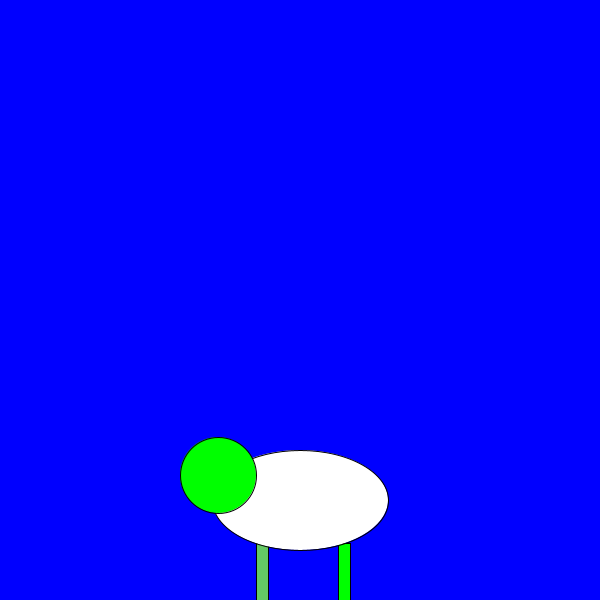
Frame 1 (no input)
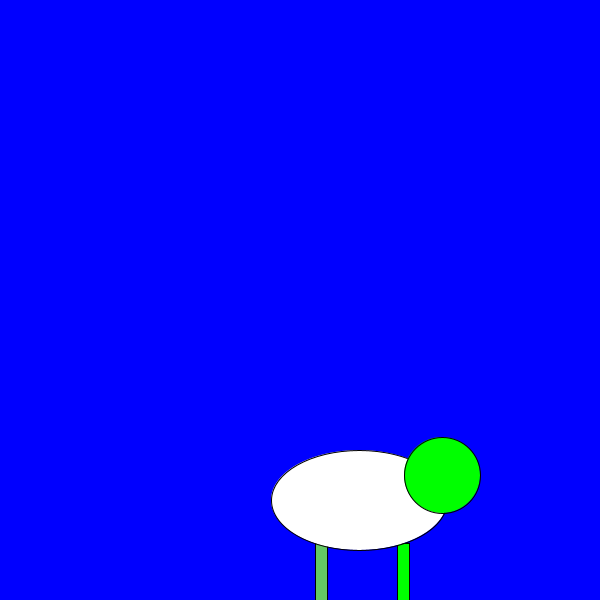
Frame 60 (the mouse pressed at the canvas centre just before this capture)
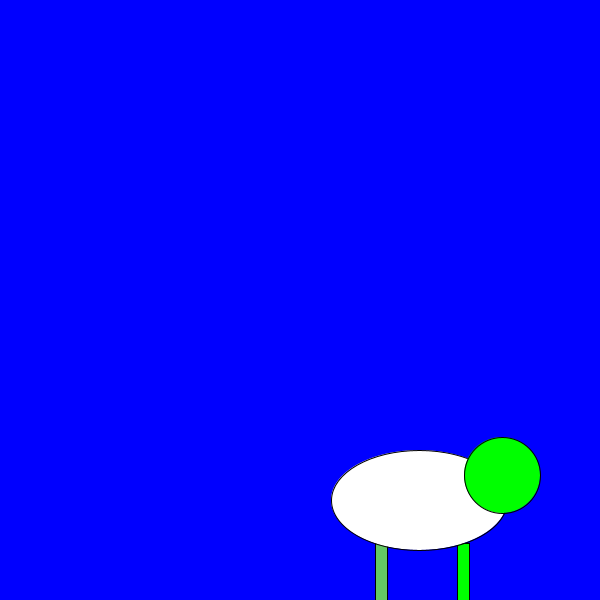
Frame 120 (the mouse held since frame 60 and released just before this capture)

The Processing sketch that drew these frames (run headless with seeded random() and noise(); from frame 60 on, the mouse is pressed at the canvas centre):

// Processing sketch: prog
// ── prog.pde
//use ELLIPSE.pde and RECHTECK.pde from ../shapes/

SCHAF schaf1;

void setup() {
  size(600, 600);
  schaf1= new SCHAF();
}
void draw() {
  background(0, 0, 255);
  schaf1.Zeichne();
  schaf1.Bewege();
  if (schaf1.GibX() > 600) {
    schaf1.Richtungswechsel();
  }
  if (schaf1.GibX() < 0) {
    schaf1.Richtungswechsel();
  }
}

// ── ELIPSE.pde
// Andreas Fink 2019
class ELIPSE
{

  private int x;
  private int y;
  private int radiusx;
  private int radiusy;
  private boolean fill;
  private float fillr;
  private float fillg;
  private float fillb;
  private boolean stroke;
  private int strokew;
  private float stroker;
  private float strokeg;
  private float strokeb;

  ELIPSE()    // Konstruktor für eine Ellipse
  {
    x = 100;
    y = 200;
    radiusx = 50;
    radiusy = 40;
    fill = true;
    fillr = 0;
    fillg = 255;
    fillb = 0;
    stroke = true;
    strokew = 1;
    stroker = 0;
    strokeg = 0;
    strokeb = 0;
  }
  ELIPSE(int xneu, int yneu, int radiusneu) //Konstruktor mit 3 Variablen -> Kreis
  {
    x = xneu;
    y = yneu;
    radiusx = radiusneu;
    radiusy = radiusneu;
    fill = true;
    fillr = 0;
    fillg = 255;
    fillb = 0;
    stroke = true;
    strokew = 1;
    stroker = 0;
    strokeg = 0;
    strokeb = 0;
  }
  ELIPSE(int xneu, int yneu, int radiusxneu, int radiusyneu)  //Konstruktor mit 4 Variablen -> Ellipse
  {
    x = xneu;
    y = yneu;
    radiusx = radiusxneu;
    radiusy = radiusyneu;
    fill = true;
    fillr = 0;
    fillg = 255;
    fillb = 0;
    stroke = true;
    strokew = 1;
    stroker = 0;
    strokeg = 0;
    strokeb = 0;
  }
  int GibX() {
    return x;
  }
  int GibY() {
    return y;
  }
  int GibRadiusX() {
    return radiusx;
  }
  int GibRadiusY() {
    return radiusy;
  }
  boolean GibFill() {
    return fill;
  }
  float GibFillR() {
    return fillr;
  }
  float GibFillG() {
    return fillg;
  }
  float GibFillB() {
    return fillb;
  }
  boolean GibStroke() {
    return stroke;
  }
  int GibStrokeW() {
    return strokew;
  }
  float GibStrokeR() {
    return stroker;
  }
  float GibStrokeG() {
    return strokeg;
  }
  float GibStrokeB() {
    return strokeb;
  }
  void SetzeX(int xneu)
  {
    x = xneu;
  }
  void SetzeY(int yneu)
  {
    y = yneu;
  }
  void SetzeRadiusX(int radiusxneu)
  {
    radiusx = radiusxneu;
  }
  void SetzeRadiusY(int radiusyneu)
  {
    radiusy = radiusyneu;
  }
  void SetzeFill(boolean fillneu) {
    fill = fillneu;
  }
  void SetzeFillR(float rneu)
  {
    fillr = rneu;
  }
  void SetzeFillG(float gneu)
  {
    fillg = gneu;
  }
  void SetzeFillB(float bneu)
  {
    fillb = bneu;
  }
  void SetzeStroke(boolean strokeneu) 
  {
    stroke = strokeneu;
  }
  void SetzeStrokeW(int strokewneu)
  {
    strokew = strokewneu;
  }
  void SetzeStrokeR(float rneu)
  {
    stroker = rneu;
  }
  void SetzeStrokeG(float gneu)
  {
    strokeg = gneu;
  }
  void SetzeStrokeB(float bneu)
  {
    strokeb = bneu;
  }
  void SetzeKoordinaten(int xneu, int yneu)
  {
    x = xneu;
    y = yneu;
  }
  void SetzeRadius(int radiusneu) {
    radiusx = radiusneu;
    radiusy = radiusneu;
  }
  void SetzeRadien(int radiusxneu, int radiusyneu) {
    radiusx = radiusxneu;
    radiusy = radiusyneu;
  }
  void SetzeFillFarbe(float rneu, float gneu, float bneu)
  {
    fillr = rneu;
    fillg = gneu;
    fillb = bneu;
  }
  void SetzeStrokeFarbe(float rneu, float gneu, float bneu)
  {
    stroker = rneu;
    strokeg = gneu;
    strokeb = bneu;
  }

  void Zeichne()
  {
    if (stroke == true) {
      stroke(stroker, strokeg, strokeb);
    } else {
      noStroke();
    };
    strokeWeight(strokew);
    if (fill == true) {
      fill(fillr, fillg, fillb);
    } else {
      noFill();
    };
    ellipse(x, y, radiusx * 2, radiusy * 2);
  }
}

// ── RECHTECK.pde
// Andreas Fink 2019 und JMARyA lel
class RECHTECK
{
  private int x;
  private int y;
  private int breite;
  private int hoehe;
  private boolean fill;
  private float fillr;
  private float fillg;
  private float fillb;
  private boolean stroke;
  private int strokew;
  private float stroker;
  private float strokeg;
  private float strokeb;
  private boolean isAbgerundet;


  RECHTECK()
  {
    x = 300;
    y = 400;
    breite = 20;
    hoehe = 80;
    fill = true;
    fillr = 0;
    fillg = 255;
    fillb = 0;
    stroke = true;
    strokew = 1;
    stroker = 0;
    strokeg = 0;
    strokeb = 0;
    isAbgerundet = false;
  }

  RECHTECK(int xneu, int yneu)
  {
    x = xneu;
    y = yneu;
    breite = 20;
    hoehe = 80;
    fill = true;
    fillr = 0;
    fillg = 255;
    fillb = 0;
    stroke = true;
    strokew = 1;
    stroker = 0;
    strokeg = 0;
    strokeb = 0;
    isAbgerundet = false;
  }

  RECHTECK(int xneu, int yneu, int breiteneu, int hoeheneu)
  {
    x = xneu;
    y = yneu;
    breite = breiteneu;
    hoehe = hoeheneu;
    fill = true;
    fillr = 0;
    fillg = 255;
    fillb = 0;
    stroke = true;
    strokew = 1;
    stroker = 0;
    strokeg = 0;
    strokeb = 0;
    isAbgerundet = false;
  }

  int GibX() {
    return x;
  }
  int GibY() {
    return y;
  }
  int GibBreite() {
    return breite;
  }
  int GibHoehe() {
    return hoehe;
  }
  boolean GibFill() {
    return fill;
  }
  float GibFillR() {
    return fillr;
  }
  float GibFillG() {
    return fillg;
  }
  float GibFillB() {
    return fillb;
  }
  boolean GibStroke() {
    return stroke;
  }
  int GibStrokeW() {
    return strokew;
  }
  float GibStrokeR() {
    return stroker;
  }
  float GibStrokeG() {
    return strokeg;
  }
  float GibStrokeB() {
    return strokeb;
  }
  boolean istAbgerundet() {
    return isAbgerundet;
  }
  void abrunden(boolean wert) {
    isAbgerundet = wert;
  }
  void SetzeX(int xneu)
  {
    x = xneu;
  }
  void SetzeY(int yneu)
  {
    y = yneu;
  }
  void SetzeBreite(int breiteneu)
  {
    breite = breiteneu;
  }
  void SetzeHoehe(int hoeheneu)
  {
    hoehe = hoeheneu;
  }
  void SetzeFill(boolean fillneu) {
    fill = fillneu;
  }
  void SetzeFillR(float rneu)
  {
    fillr = rneu;
  }
  void SetzeFillG(float gneu)
  {
    fillg = gneu;
  }
  void SetzeFillB(float bneu)
  {
    fillb = bneu;
  }
  void SetzeStroke(boolean strokeneu) {
    stroke = strokeneu;
  }
  void SetzeStrokeW(int strokewneu)
  {
    strokew = strokewneu;
  }
  void SetzeStrokeR(float rneu)
  {
    stroker = rneu;
  }
  void SetzeStrokeG(float gneu)
  {
    strokeg = gneu;
  }
  void SetzeStrokeB(float bneu)
  {
    strokeb = bneu;
  }

  void SetzeKoordinaten(int xneu, int yneu)
  {
    x = xneu;
    y = yneu;
  }

  void SetzeGroesse(int breiteneu, int hoeheneu)
  {
    breite = breiteneu;
    hoehe = hoeheneu;
  }

  void SetzeFillFarbe(float rneu, float gneu, float bneu)
  {
    fillr = rneu;
    fillg = gneu;
    fillb = bneu;
  }
  void SetzeStrokeFarbe(float rneu, float gneu, float bneu)
  {
    stroker = rneu;
    strokeg = gneu;
    strokeb = bneu;
  }

  void Zeichne()
  {
    if (stroke == true) {
      stroke(stroker, strokeg, strokeb);
    } else {
      noStroke();
    };
    strokeWeight(strokew);
    if (fill == true) {
      fill(fillr, fillg, fillb);
    } else {
      noFill();
    };
    if (isAbgerundet) {
      rect(x, y, breite, hoehe, 10);
    } else {
      rect(x, y, breite, hoehe);
    }
  }
}

// ── SCHAF.pde
class SCHAF {

  private int x;
  private int y;
  private int groesse;
  private String richtung;
  private ELIPSE kopf;
  private ELIPSE koerper;
  private RECHTECK beinv;
  private RECHTECK beinh;

  SCHAF() {
    x = 300;
    y = 500;
    groesse = 50;
    richtung = "o";
    kopf = new ELIPSE(round(x - groesse*1.65), round(y - groesse/2), round(groesse*0.75));
    koerper = new ELIPSE(x, y, round(groesse*1.75), groesse);
    koerper.SetzeFillFarbe(255, 255, 255);
    beinv = new RECHTECK(round(x - groesse*0.875), round(y + groesse*0.85), round(groesse/4), round(groesse*1.25));
    beinv.SetzeFillFarbe(100, 200, 100);
    beinh = new RECHTECK(round(x + groesse*0.875 - groesse/8), round(y + groesse*0.85), round(groesse/4), round(groesse*1.25));
  }

  int GibX() {
    return x;
  }
  int GibY() {
    return y;
  }
  int GibGroesse() {
    return groesse;
  }
  String GibRichtung() {
    return richtung;
  }
  void SetzeX(int xneu)
  {
    x = xneu;
  }
  void SetzeY(int yneu)
  {
    y = yneu;
  }
  void SetzeGroesse(int groesseneu)
  {
    groesse = groesseneu;
  }
  void SetzeRichtung(String richtungneu)
  {
    richtung = richtungneu;
  }

  void SetzeKoordinaten(int xneu, int yneu)
  {
    x = xneu;
    y = yneu;
  }



  void Richtungswechsel() {
    if (richtung == "w") {
      richtung = "o";
    } else {
      richtung = "w";
    }
  }

  void Bewege()
  {
    if (richtung == "w") {
      x = x - 1;
      kopf.SetzeKoordinaten(round(x - groesse*1.65), round(y - groesse/2));
    }
    if (richtung == "o") {
      x = x + 1;
      kopf.SetzeKoordinaten(round(x + groesse*1.65), round(y - groesse/2));
    }

    koerper.SetzeKoordinaten(x, y);
    beinv.SetzeKoordinaten(round(x - groesse*0.875), round(y + groesse*0.85));
    beinh.SetzeKoordinaten(round(x + groesse*0.875 - groesse/8), round(y + groesse*0.85));
  }


  void Zeichne() {
    beinv.Zeichne();
    beinh.Zeichne();
    koerper.Zeichne();
    kopf.Zeichne();
  }
}
